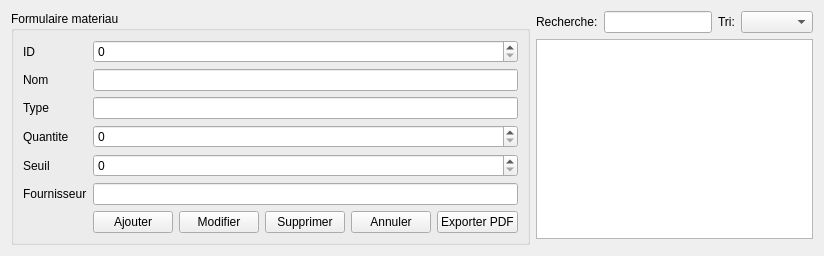
<?xml version="1.0" encoding="UTF-8"?>
<ui version="4.0">
 <class>MateriauxPageForm</class>
 <widget class="QWidget" name="MateriauxPageForm">
  <layout class="QGridLayout" name="gridLayout">
   <item row="0" column="0">
    <widget class="QGroupBox" name="formBox">
     <property name="title">
      <string>Formulaire materiau</string>
     </property>
     <layout class="QFormLayout" name="formLayout">
      <item row="0" column="0"><widget class="QLabel" name="labelId"><property name="text"><string>ID</string></property></widget></item>
      <item row="0" column="1"><widget class="QSpinBox" name="idSpin"/></item>
      <item row="1" column="0"><widget class="QLabel" name="labelNom"><property name="text"><string>Nom</string></property></widget></item>
      <item row="1" column="1"><widget class="QLineEdit" name="nomEdit"/></item>
      <item row="2" column="0"><widget class="QLabel" name="labelType"><property name="text"><string>Type</string></property></widget></item>
      <item row="2" column="1"><widget class="QLineEdit" name="typeEdit"/></item>
      <item row="3" column="0"><widget class="QLabel" name="labelQuantite"><property name="text"><string>Quantite</string></property></widget></item>
      <item row="3" column="1"><widget class="QSpinBox" name="quantiteSpin"/></item>
      <item row="4" column="0"><widget class="QLabel" name="labelSeuil"><property name="text"><string>Seuil</string></property></widget></item>
      <item row="4" column="1"><widget class="QSpinBox" name="seuilSpin"/></item>
      <item row="5" column="0"><widget class="QLabel" name="labelFournisseur"><property name="text"><string>Fournisseur</string></property></widget></item>
      <item row="5" column="1"><widget class="QLineEdit" name="fournisseurEdit"/></item>
      <item row="6" column="1">
       <layout class="QHBoxLayout" name="buttonsLayout">
        <item><widget class="QPushButton" name="addBtn"><property name="text"><string>Ajouter</string></property></widget></item>
        <item><widget class="QPushButton" name="updateBtn"><property name="text"><string>Modifier</string></property></widget></item>
        <item><widget class="QPushButton" name="deleteBtn"><property name="text"><string>Supprimer</string></property></widget></item>
        <item><widget class="QPushButton" name="clearBtn"><property name="text"><string>Annuler</string></property></widget></item>
        <item><widget class="QPushButton" name="pdfBtn"><property name="text"><string>Exporter PDF</string></property></widget></item>
       </layout>
      </item>
     </layout>
    </widget>
   </item>
   <item row="0" column="1">
    <layout class="QVBoxLayout" name="rightLayout">
     <item>
      <layout class="QHBoxLayout" name="filtersLayout">
       <item><widget class="QLabel" name="labelRecherche"><property name="text"><string>Recherche:</string></property></widget></item>
       <item><widget class="QLineEdit" name="searchEdit"/></item>
       <item><widget class="QLabel" name="labelTri"><property name="text"><string>Tri:</string></property></widget></item>
       <item><widget class="QComboBox" name="sortCombo"/></item>
      </layout>
     </item>
     <item><widget class="QTableWidget" name="table"/></item>
     <item>
      <layout class="QHBoxLayout" name="chartsLayout">
       <item><widget class="QWidget" name="pieChartHost" native="true"/></item>
       <item><widget class="QWidget" name="barChartHost" native="true"/></item>
      </layout>
     </item>
    </layout>
   </item>
  </layout>
 </widget>
 <resources/>
 <connections/>
</ui>
